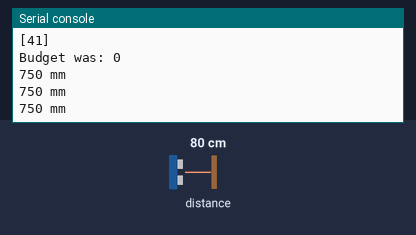
Bench run of a program on a simulated ESP32 board running MicroPython. Parts: the last lines printed to the serial console. Inputs (shaded band) come from the test bench; at power-on: distance to the obstacle 80 cm. Library files of the repository ran but are not shown: vl53l0x.py.

Above: at 1.3 s.
1.4 s: distance to the obstacle set to 2 cm
At 2.1 s:
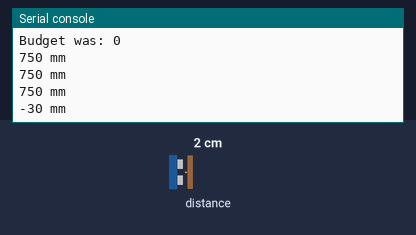
2.9 s: distance to the obstacle set to 4 cm
At 3.6 s:
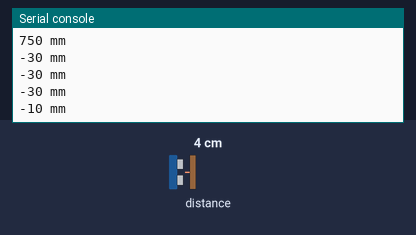
Timing chart, 0 to 5.9 s (numbered marks = the images above; inputs shaded):
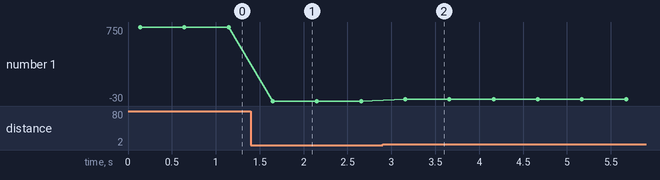

Measured:
- after the input at 1.4 s, the serial console: prints a new line after 0.25 s (image 1)
- after the input at 2.9 s, the serial console: prints a new line after 0.26 s (image 2)
- plotted number 1: 750 → -30 after the input at 1.4 s, -30 → -10 after the input at 2.9 s

The program:

lidar.py
```python
# import time
from machine import Pin, I2C
from vl53l0x import VL53L0X
import time

print("setting up i2c")
sda = Pin(21)
scl = Pin(22)
id = 0

i2c = I2C(id=id, sda=sda, scl=scl)

print(i2c.scan())

# print("creating vl53lox object")
# Create a VL53L0X object
tof = VL53L0X(i2c)

# Pre: 12 to 18 (initialized to 14 by default)
# Final: 8 to 14 (initialized to 10 by default)

# the measuting_timing_budget is a value in ms, the longer the budget, the more accurate the reading.
budget = tof.measurement_timing_budget_us
print("Budget was:", budget)
tof.set_measurement_timing_budget(40000)

# Sets the VCSEL (vertical cavity surface emitting laser) pulse period for the
# given period type (VL53L0X::VcselPeriodPreRange or VL53L0X::VcselPeriodFinalRange)
# to the given value (in PCLKs). Longer periods increase the potential range of the sensor.
# Valid values are (even numbers only):

# tof.set_Vcsel_pulse_period(tof.vcsel_period_type[0], 18)
tof.set_Vcsel_pulse_period(tof.vcsel_period_type[0], 12)

# tof.set_Vcsel_pulse_period(tof.vcsel_period_type[1], 14)
tof.set_Vcsel_pulse_period(tof.vcsel_period_type[1], 8)

while True:
# Start ranging
    print(tof.ping()-50, "mm")
    time.sleep(0.5)
    
```
